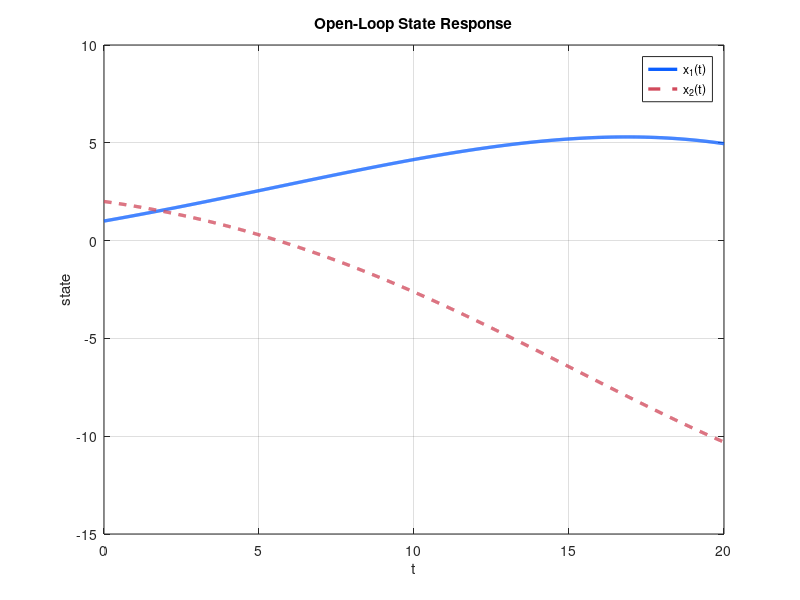
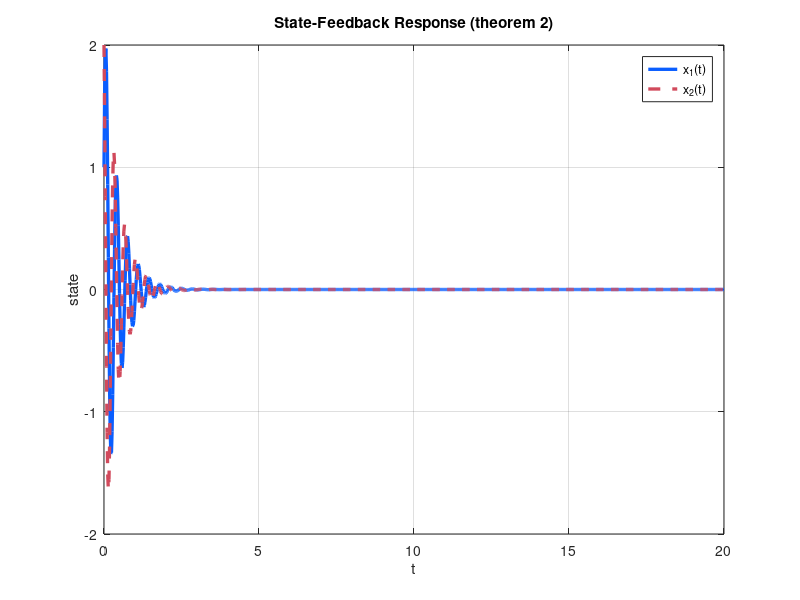
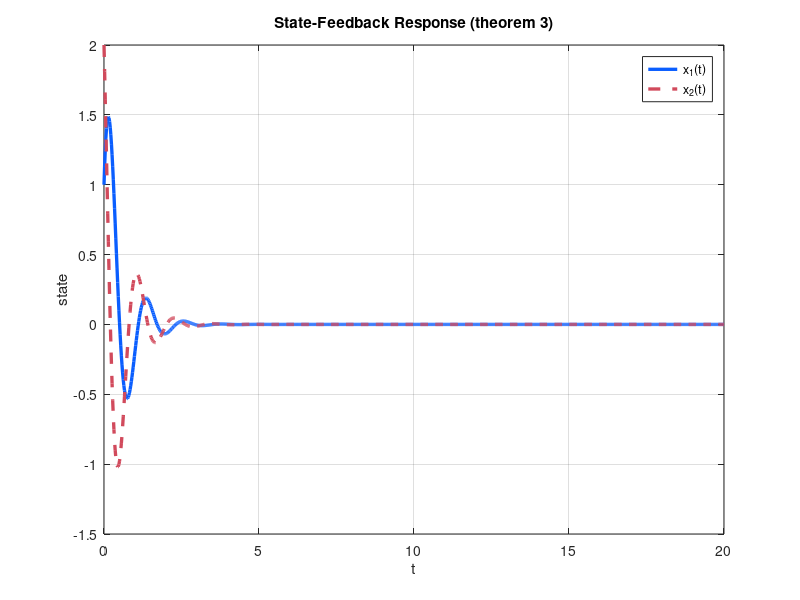
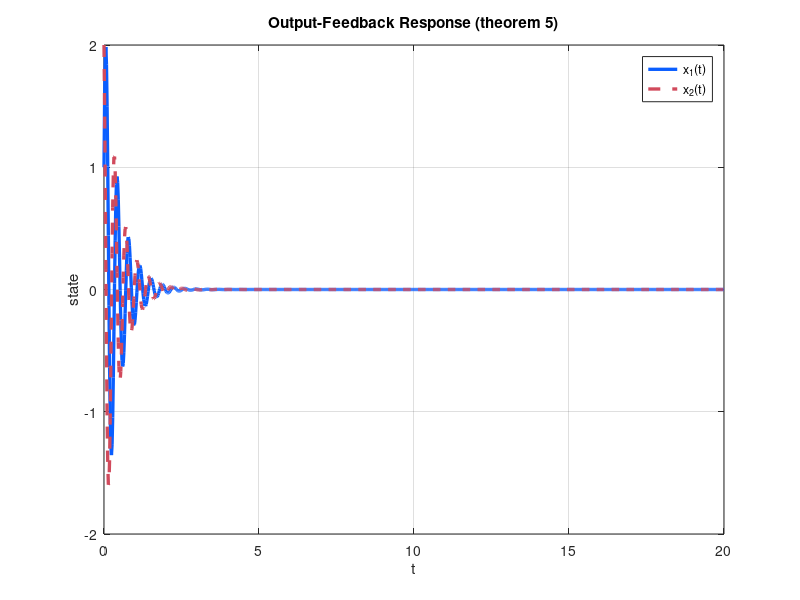

Here is the MATLAB script that generated these plots, in order: (Note: this script raises an error after producing the figures.)
repoRoot = fileparts(fileparts(fileparts(mfilename('fullpath'))));
figureDir = fullfile(repoRoot, 'figures', '02_lti_control');
generatedDir = fullfile(repoRoot, 'generated', '02_lti_control');

if ~exist(figureDir, 'dir')
    mkdir(figureDir);
end

if ~exist(generatedDir, 'dir')
    mkdir(generatedDir);
end

A = [0.12, 0.08; -0.18, -0.02];
B = eye(2);
C = [1, 0; 0, 0.8];
x0 = [1; 2];
tEnd = 20;
numSamples = 1000;
tGrid = linspace(0, tEnd, numSamples);

stateFeedbackGains = struct();
stateFeedbackGains.theorem_2 = [-2.12, 17.92; -17.82, -2.28];
stateFeedbackGains.theorem_3 = [-1.92, 4.42; -5.82, -1.58];

outputFeedbackGains = struct();
outputFeedbackGains.theorem_5 = [-2.32, 21.775; -16.82, -2.475];
outputFeedbackGains.theorem_6 = [-2.92, 0.65; -1.62, -4.35];
outputFeedbackGains.theorem_7 = [-2.52, 1.65; -2.42, -3.725];

figureNames = struct();
figureNames.open_loop = 'reproduced_open_loop_state_response_matlab.png';
figureNames.theorem_2 = 'reproduced_state_feedback_theorem_2_response_matlab.png';
figureNames.theorem_3 = 'reproduced_state_feedback_theorem_3_response_matlab.png';
figureNames.theorem_5 = 'reproduced_output_feedback_theorem_5_response_matlab.png';
figureNames.theorem_6 = 'reproduced_output_feedback_theorem_6_response_matlab.png';
figureNames.theorem_7 = 'reproduced_output_feedback_theorem_7_response_matlab.png';

report = struct();
report.system_matrix_A = A;
report.input_matrix_B = B;
report.output_matrix_C = C;
report.initial_state = x0.';
report.state_feedback_gains = stateFeedbackGains;
report.output_feedback_gains = outputFeedbackGains;
report.responses = struct();

    function states = simulateResponse(systemMatrix, initialState, timeGrid)
        states = zeros(length(timeGrid), length(initialState));
        for localIdx = 1:length(timeGrid)
            states(localIdx, :) = (expm(systemMatrix * timeGrid(localIdx)) * initialState).';
        end
    end

    function saveResponsePlot(timeGrid, states, plotTitle, destination)
        fig = figure('Visible', 'off', 'Color', 'w');
        plot(timeGrid, states(:, 1), 'LineWidth', 2.4, 'Color', [0.04, 0.37, 1.0]);
        hold on;
        plot(timeGrid, states(:, 2), 'LineWidth', 2.4, 'Color', [0.82, 0.29, 0.36], 'LineStyle', '--');
        grid on;
        xlabel('t');
        ylabel('state');
        title(plotTitle);
        legend({'x_1(t)', 'x_2(t)'}, 'Location', 'northeast');
        exportgraphics(fig, destination, 'Resolution', 160);
        close(fig);
    end

openLoopStates = simulateResponse(A, x0, tGrid);
saveResponsePlot(tGrid, openLoopStates, 'Open-Loop State Response', fullfile(figureDir, figureNames.open_loop));
report.responses.open_loop = struct( ...
    'closed_loop_matrix', A, ...
    'final_state', openLoopStates(end, :), ...
    'eigenvalues', [real(eig(A)), imag(eig(A))] ...
);

stateKeys = fieldnames(stateFeedbackGains);
for idx = 1:numel(stateKeys)
    key = stateKeys{idx};
    K = stateFeedbackGains.(key);
    Acl = A + B * K;
    states = simulateResponse(Acl, x0, tGrid);
    saveResponsePlot(tGrid, states, ['State-Feedback Response (' strrep(key, '_', ' ') ')'], fullfile(figureDir, figureNames.(key)));
    report.responses.(key) = struct( ...
        'closed_loop_matrix', Acl, ...
        'gain', K, ...
        'final_state', states(end, :), ...
        'eigenvalues', [real(eig(Acl)), imag(eig(Acl))] ...
    );
end

outputKeys = fieldnames(outputFeedbackGains);
for idx = 1:numel(outputKeys)
    key = outputKeys{idx};
    K = outputFeedbackGains.(key);
    Acl = A + B * K * C;
    states = simulateResponse(Acl, x0, tGrid);
    saveResponsePlot(tGrid, states, ['Output-Feedback Response (' strrep(key, '_', ' ') ')'], fullfile(figureDir, figureNames.(key)));
    report.responses.(key) = struct( ...
        'closed_loop_matrix', Acl, ...
        'gain', K, ...
        'final_state', states(end, :), ...
        'eigenvalues', [real(eig(Acl)), imag(eig(Acl))] ...
    );
end

reportPath = fullfile(generatedDir, 'control_report_matlab.json');
fid = fopen(reportPath, 'w');
fprintf(fid, '%s', jsonencode(report, PrettyPrint=true));
fclose(fid);

fprintf('Saved MATLAB report to: %s\n', generatedDir);
fprintf('Saved MATLAB figures to: %s\n', figureDir);
